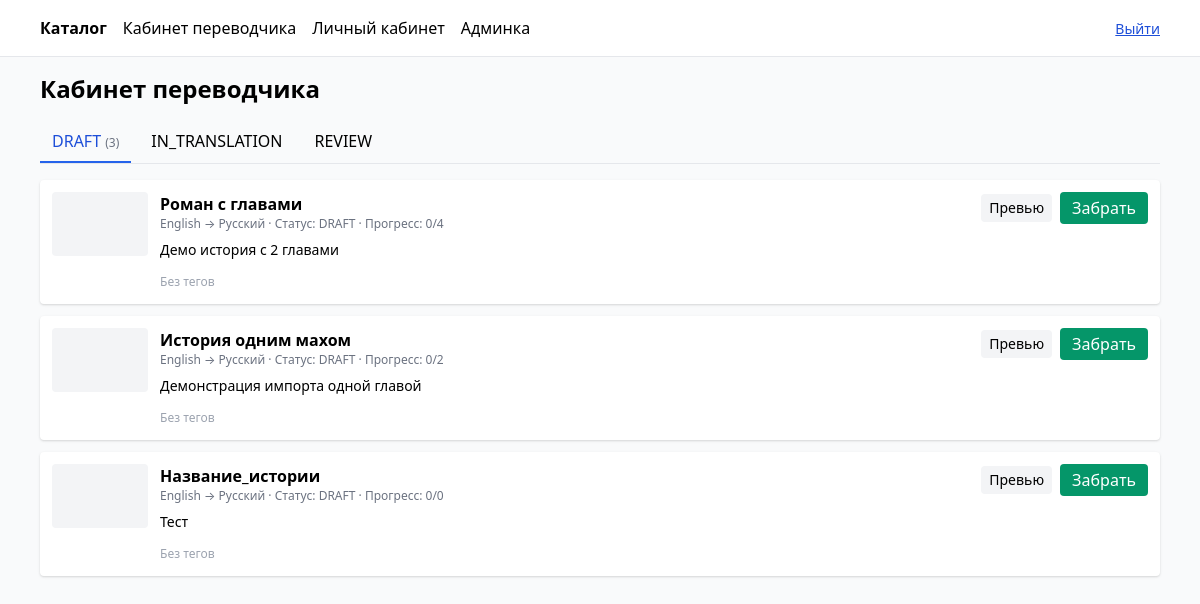
Page /translator/dashboard/ (signed in) on the earlier database version.
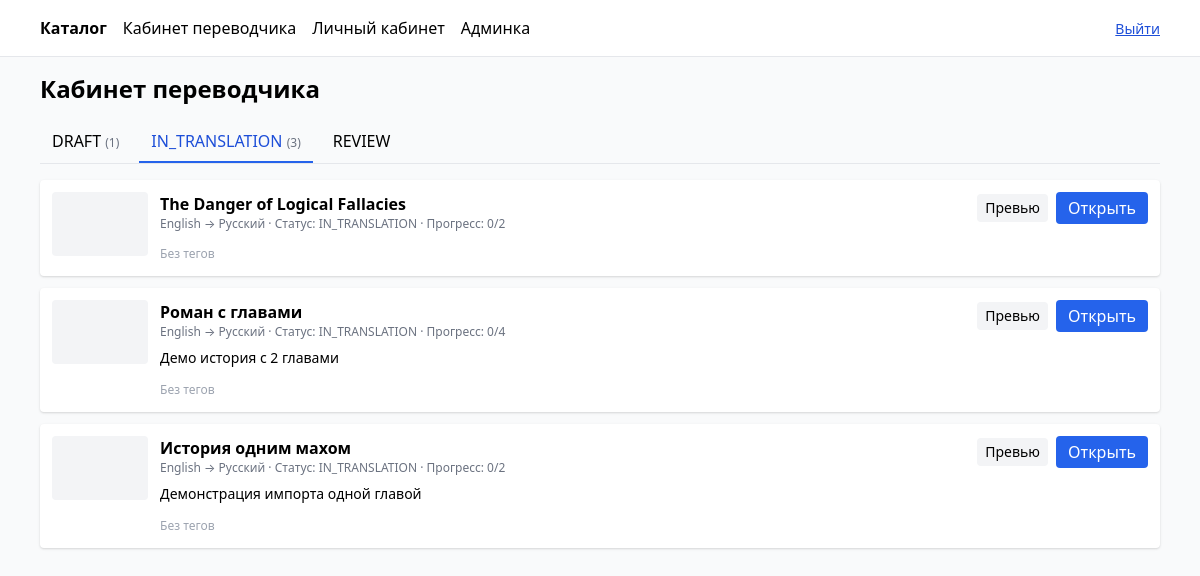
Same page on the later database version.
### stories/models.py (models this page shows, shortened)
class Story(models.Model):
    title = models.CharField(max_length=255)
    slug = models.SlugField(max_length=260, unique=True)
    original_language = models.ForeignKey(Language, related_name="stories_original", on_delete=models.PROTECT)
    target_language = models.ForeignKey(Language, related_name="stories_target", on_delete=models.PROTECT)
    description = models.TextField(blank=True)
    status = models.CharField(max_length=20, choices=StoryStatus.choices, default=StoryStatus.DRAFT)
    tags = models.ManyToManyField(Tag, related_name="stories", blank=True)
    assigned_to = models.ForeignKey(User, null=True, blank=True, on_delete=models.SET_NULL, related_name="assigned_stories")
    paragraphs_count = models.PositiveIntegerField(default=0)
    translated_count = models.PositiveIntegerField(default=0)
    published_at = models.DateTimeField(null=True, blank=True)
    poster_url = models.URLField(blank=True, default="")
    class Meta:
        ordering = ["-id"]

class Language(models.Model):
    code = models.CharField(max_length=8, unique=True)  # ISO 639-1 по умолчанию
    name = models.CharField(max_length=64)

### translations/views_pages.py (the view)
class TranslatorDashboardView(LoginRequiredMixin, TemplateView):
    template_name = "translations/dashboard.html"
    def dispatch(self, request, *args, **kwargs):
        if not (in_group(request.user, "translator") or in_group(request.user, "admin")):
            return self.handle_no_permission()
        return super().dispatch(request, *args, **kwargs)
    def get_context_data(self, **kwargs):
        ctx = super().get_context_data(**kwargs)
        user = self.request.user
        is_admin = in_group(user, "admin")
        is_translator = in_group(user, "translator")
        counts = _counts(user)
        if is_admin:
            initial_status = StoryStatus.DRAFT
        else:
            if counts["IN_TRANSLATION"] > 0:
                initial_status = StoryStatus.IN_TRANSLATION
            elif counts["DRAFT"] > 0:
                initial_status = StoryStatus.DRAFT
            elif counts["REVIEW"] > 0:
                initial_status = StoryStatus.REVIEW
            else:
                initial_status = StoryStatus.IN_TRANSLATION
        ctx["initial_status"] = initial_status
        ctx["stories_initial"] = _stories_for_status(user, initial_status)
        ctx["counts"] = counts
        ctx["is_admin"] = is_admin
        ctx["is_translator"] = is_translator
        return ctx

### translations/views_pages.py (called while the page is built)
def _stories_for_status(user, status: str):
    is_admin = in_group(user, "admin")
    is_translator = in_group(user, "translator")
    qs = Story.objects.none()
    if status == StoryStatus.DRAFT:
        qs = Story.objects.filter(status=StoryStatus.DRAFT)
        if is_translator and not is_admin:
            qs = qs.filter(assigned_to__isnull=True)
    elif status == StoryStatus.IN_TRANSLATION:
        qs = Story.objects.filter(status=StoryStatus.IN_TRANSLATION)
        if is_translator and not is_admin:
            qs = qs.filter(assigned_to=user)
    elif status == StoryStatus.REVIEW:
        qs = Story.objects.filter(status=StoryStatus.REVIEW)
        if is_translator and not is_admin:
            qs = qs.filter(assigned_to=user)
    return qs.select_related("original_language", "target_language").prefetch_related("tags").order_by("-id")

def _counts(user):
    return {
        "DRAFT": _stories_for_status(user, StoryStatus.DRAFT).count(),
        "IN_TRANSLATION": _stories_for_status(user, StoryStatus.IN_TRANSLATION).count(),
        "REVIEW": _stories_for_status(user, StoryStatus.REVIEW).count(),
    }

### templates/translations/dashboard.html (shortened to what this page needs)
{% extends "base.html" %}
{% block content %}
<h1 class="text-2xl font-bold mb-4">Кабинет переводчика</h1>
<nav class="flex gap-2 border-b mb-4">
    <button
        class="px-3 py-2 border-b-2 {% if initial_status == 'DRAFT' %}border-blue-600 text-blue-700{% else %}border-transparent{% endif %}"
        hx-get="/translator/stories/?status=DRAFT"
        hx-target="#tab-content"
        hx-swap="innerHTML">
        DRAFT {% if counts.DRAFT %}<span class="text-xs text-gray-500">({{ counts.DRAFT }})</span>{% endif %}
    </button>
    <button
        class="px-3 py-2 border-b-2 {% if initial_status == 'IN_TRANSLATION' %}border-blue-600 text-blue-700{% else %}border-transparent{% endif %}"
        hx-get="/translator/stories/?status=IN_TRANSLATION"
        hx-target="#tab-content"
        hx-swap="innerHTML">
        IN_TRANSLATION {% if counts.IN_TRANSLATION %}<span class="text-xs text-gray-500">({{ counts.IN_TRANSLATION }})</span>{% endif %}
    </button>
    <button
        class="px-3 py-2 border-b-2 {% if initial_status == 'REVIEW' %}border-blue-600 text-blue-700{% else %}border-transparent{% endif %}"
        hx-get="/translator/stories/?status=REVIEW"
        hx-target="#tab-content"
        hx-swap="innerHTML">
        REVIEW {% if counts.REVIEW %}<span class="text-xs text-gray-500">({{ counts.REVIEW }})</span>{% endif %}
    </button>
</nav>
<div id="tab-content">
    {% include "translations/_stories_list.html" with stories=stories_initial status=initial_status is_admin=is_admin is_translator=is_translator only %}
</div>
{% endblock %}

### templates/translations/_stories_list.html (shortened to what this page needs)
{% if stories %}
<ul class="space-y-3">
    {% for s in stories %}
    <li class="p-3 bg-white rounded shadow">
        <div class="flex gap-3">
            <div class="w-24 shrink-0">
                {% if s.poster_url %}
                    <img src="{{ s.poster_url }}" class="w-24 h-16 object-cover rounded border" alt="poster">
                {% else %}
                    <div class="w-24 h-16 bg-gray-100 rounded"></div>
                {% endif %}
            </div>
            <div class="flex-1 min-w-0">
                <div class="flex items-start justify-between gap-3">
                    <div class="min-w-0">
                        <div class="font-semibold truncate">{{ s.title }}</div>
                        <div class="text-xs text-gray-500">
                            {{ s.original_language.name }} → {{ s.target_language.name }} · Статус: {{ s.status }}
                            · Прогресс: {{ s.translated_count }}/{{ s.paragraphs_count }}
                        </div>
                    </div>
                    <div class="flex items-center gap-2">
                        {% if s.slug %}
                            <a href="{% url 'translator_story_preview' s.slug %}" class="px-2 py-1 text-sm bg-gray-100 rounded">Превью</a>
                        {% elif s.pk %}
                            <a href="/translator/story/id/{{ s.pk }}/" class="px-2 py-1 text-sm bg-gray-100 rounded">Превью</a>
                        {% else %}
                            <span class="px-2 py-1 text-sm text-gray-400 bg-gray-50 rounded">Нет ссылки</span>
                        {% endif %}
                        {% if status == 'DRAFT' %}
                            {% if is_translator and not s.assigned_to_id %}
                                <form hx-post="/api/stories/{{ s.id }}/claim/" hx-swap="none">
                                    <button class="bg-green-600 text-white px-3 py-1 rounded">Забрать</button>
                                </form>
                            {% endif %}
                        {% elif status == 'IN_TRANSLATION' %}
                            {% if s.slug %}
                                <a href="/translator/editor/{{ s.slug }}/" class="bg-blue-600 text-white px-3 py-1 rounded">Открыть</a>
                            {% elif s.pk %}
                                <a href="/translator/editor/id/{{ s.pk }}/" class="bg-blue-600 text-white px-3 py-1 rounded">Открыть</a>
                            {% endif %}
                        {% endif %}
                    </div>
                </div>
                {% if s.description %}
                    <p class="mt-2 text-sm line-clamp-2">{{ s.description }}</p>
                {% endif %}
                <div class="mt-2">
                    {% for t in s.tags.all %}
                        <span class="text-xs bg-gray-100 px-2 py-0.5 rounded mr-1">{{ t.name }}</span>
                    {% empty %}
                        <span class="text-xs text-gray-400">Без тегов</span>
                    {% endfor %}
                </div>
            </div>
        </div>
    </li>
    {% endfor %}
</ul>
{% else %}
<div class="text-gray-500">Здесь пока пусто.</div>
{% endif %}

Differences in the rows shown:
no longer on this page (row unchanged): Story: title "Название_истории", original_language.name "English", target_language.name "Русский", status "DRAFT", translated_count "0", paragraphs_count "0", slug "Превью", description "Тест"
added Story: title "The Danger of Logical Fallacies", original_language.name "English", target_language.name "Русский", status "IN_TRANSLATION", translated_count "0", paragraphs_count "2", shows "Превью"
changed Story "Роман с главами": status "DRAFT" → "IN_TRANSLATION"; now shows "Открыть"; no longer shows "Забрать"
changed Story "История одним махом": status "DRAFT" → "IN_TRANSLATION"; now shows "Открыть"; no longer shows "Забрать"
Other differences:
{{ counts.DRAFT }}: "3" → "1"
{{ counts.IN_TRANSLATION }}: (not shown) → "3"
